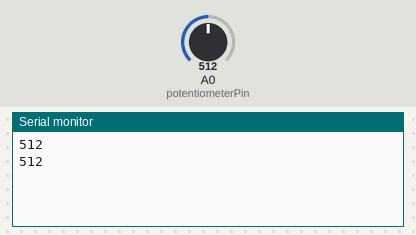
A sketch run on a simulated Arduino Uno, built with avr-gcc and run on an emulated ATmega328P. Parts: the last lines printed to the serial monitor. Inputs (shaded band) come from the test bench; at power-on: A0 (potentiometerPin) = 512.

Above: at 1.8 s.
1.9 s: A0 (potentiometerPin) set to 716
At 2.6 s:
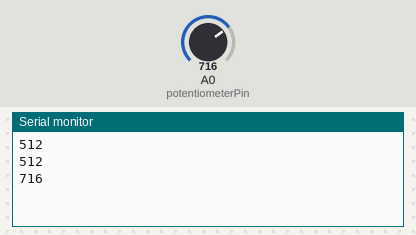
3.4 s: A0 (potentiometerPin) set to 900
At 4.8 s:
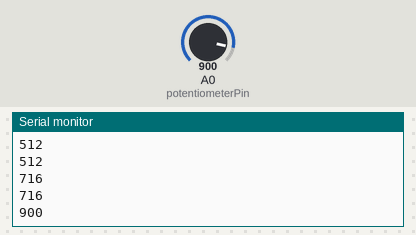
Timing chart, 0 to 6.4 s (numbered marks = the images above; inputs shaded):
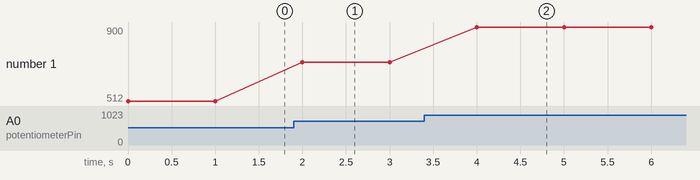

Measured:
- after the input at 1.9 s, the serial monitor: prints a new line after 0.10 s (image 1)
- after the input at 3.4 s, the serial monitor: prints a new line after 0.60 s (image 2)
- plotted number 1: 512 → 716 after the input at 1.9 s, 716 → 900 after the input at 3.4 s

The sketch:

Serial_connection_from_arduino_to_pc.ino
```cpp
int potentiometerPin = A0;

void setup() {
  Serial.begin(9600);
  pinMode(potentiometerPin, INPUT);
}

void loop() {
  // put your main code here, to run repeatedly:
  int res = analogRead(potentiometerPin);
  Serial.println(res);
  delay(1000);
}
```
